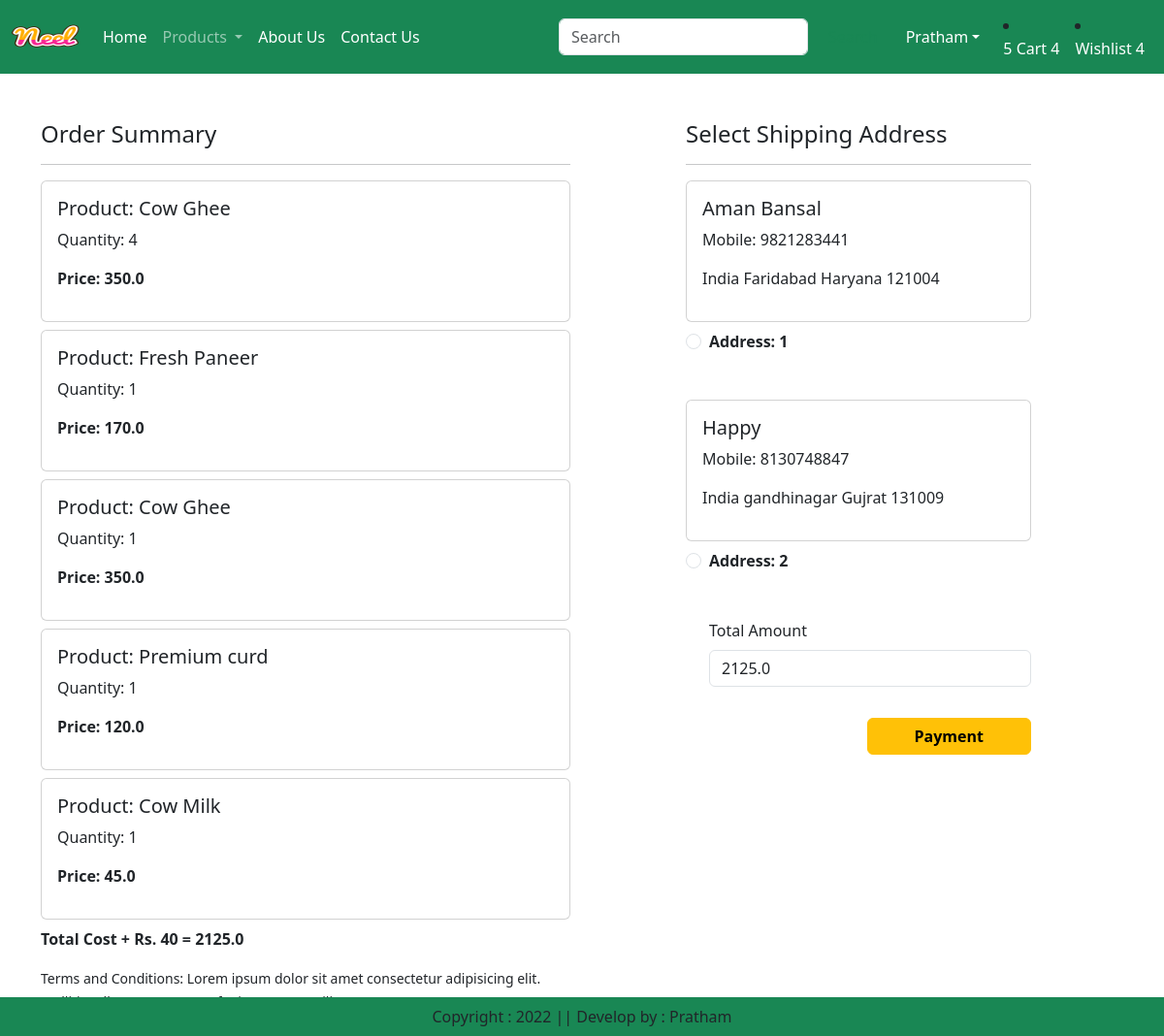
/checkout/ (signed in), run on an earlier commit of the app's database.
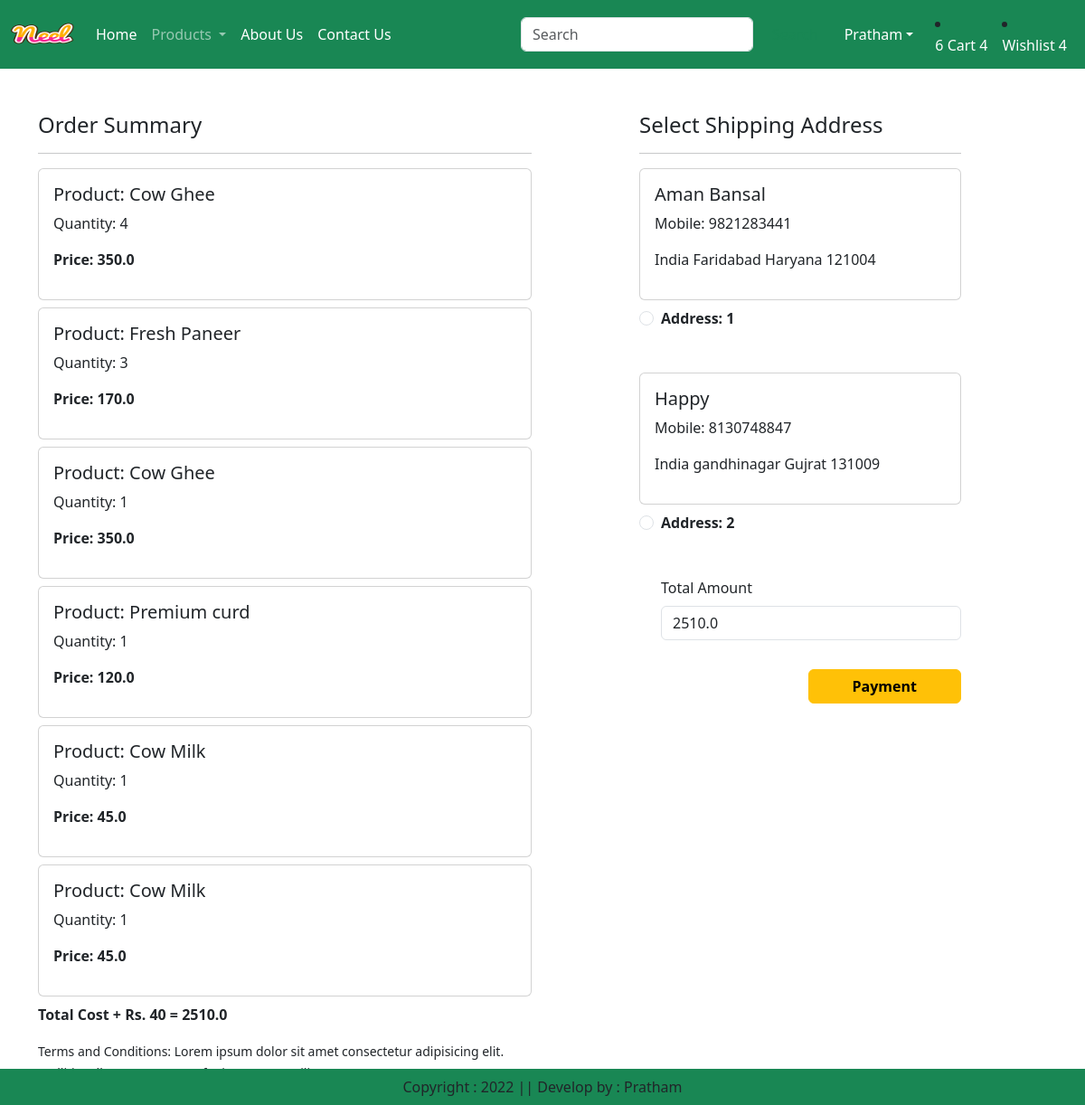
And on a later commit of the database.
### store/models.py (models this page shows, shortened)
class Cart(models.Model):
    user = models.ForeignKey(User,on_delete=models.CASCADE)
    product = models.ForeignKey(Product,on_delete=models.CASCADE)
    quantity = models.PositiveBigIntegerField(default=1)

class Product(models.Model):
    title = models.CharField(max_length=100)
    selling_price = models.FloatField()
    discounted_price = models.FloatField()
    description = models.TextField()
    composition = models.TextField(default='')
    prodapp = models.TextField(default='')
    category = models.CharField(choices=CATEGORY_CHOICES, max_length=2)
    product_image = models.ImageField(upload_to='product')

class Customer(models.Model):
    user = models.ForeignKey(User,on_delete=models.CASCADE)
    name = models.CharField(max_length=200)
    locality = models.CharField(max_length=200)
    city = models.CharField(max_length=50)
    mobile = models.IntegerField(default=0)
    zipcode = models.IntegerField()
    state = models.CharField(choices=STATE_CHOICES,max_length=100)

### store/views.py (the view, shortened to what this page needs)
# urls.py: path('checkout/', views.checkout.as_view(), name='checkout'),
class checkout(View):
    def get(self,request):
        totalitem = 0
        if request.user.is_authenticated:
            totalitem = len(Cart.objects.filter(user=request.user))
        user=request.user
        add=Customer.objects.filter(user=user)
        cart_items=Cart.objects.filter(user=user)
        famount = 0
        for p in cart_items:
            value = p.quantity * p.product.discounted_price
            famount = famount + value
        totalamount = famount + 40
        razoramount = int(totalamount*100)
        client = razorpay.Client(auth=(settings.RAZOR_KEY_ID, settings.RAZOR_KEY_SECRET))
        data = {"amount": razoramount, "currency": "INR", "receipt": "order_rcptid_12"}
        payment_response = client.order.create(data=data)
        print(payment_response)
        order_id = payment_response['id']
        order_status = payment_response['status']
        return render(request, 'store/checkout.html',locals())

### store/templates/store/checkout.html (shortened to what this page needs)
{% extends 'store/base.html' %}
{% load static %}
{% block main-content %}
<div class="container">
    <div class="row mt-5">
        <div class="col-sm-6">
            <h4>Order Summary</h4>
            <hr>
            {% for item in cart_items %}
                <div class="card mb-2">
                    <div class="card-body">
                        <h5>Product: {{ item.product.title }}</h5>
                        <p>Quantity: {{ item.quantity }}</p>
                        <p class="fw-bold">Price: {{ item.product.discounted_price }}</p>
                    </div>
                </div>
            {% endfor %}
            <p class="fw-bold">Total Cost + Rs. 40 = {{ totalamount }}</p>
            <small>Terms and Conditions: Lorem ipsum dolor sit amet consectetur adipisicing elit. Mollitia, ullam saepe! Iure of minus rem. Facilis cumque neque numquam laboriosam, accusantium adipisci nisi nihil in et quis?</small>
        </div>
        <div class="col-sm-4 offset-sm-1">
            <h4>Select Shipping Address</h4>
            <hr>
            <form method="post" id="myform">
                {% for ad in add %}
                    <div class="card">
                        <div class="card-body">
                            <h5>{{ ad.name }}</h5>
                            <p>Mobile: {{ ad.mobile }}</p>
                            <p>{{ ad.locality }} {{ ad.city }} {{ ad.state }} {{ ad.zipcode }}</p>
                        </div>
                    </div>
                    <div class="form-check mt-2 mb-5">
                        <input class="form-check-input" type="radio" name="custid" id="custadd{{ forloop.counter }}" value="{{ ad.id }}">
                        <label class="form-check-label fw-bold" for="custadd{{ forloop.counter }}">
                            Address: {{ forloop.counter }}
                        </label>
                    </div>
                {% endfor %}
                <div class="form-check mb-3">
                    <label for="totamount" class="form-label">Total Amount</label>
                    <input type="number" class="form-control" name="totalamount" value="{{ totalamount }}" readonly>
                </div>
                <div class="text-end">
                    <button id="rzp-button1" type="submit" class="btn btn-warning mt-3 px-5 fw-bold">Payment</button>
                </div>
            </form>
        </div>
    </div>
</div>
{% endblock main-content %}

What changed in the data, as far as the page shows it:
changed Cart "Fresh Paneer": quantity "1" → "3"
added Cart: product "Cow Milk", quantity "1", product.discounted_price "45.0"
Also different on the page:
{{ totalitem }}: "5" → "6"
{{ totalamount }}: "2125.0" → "2510.0"
form field totalamount: "2125.0" → "2510.0"
